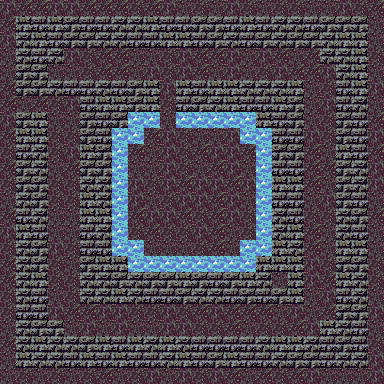

A level layout from a 2D game, rendered from its tile map. Below: a short description, then the map file with its tile-grid data intact:
An orthogonal 24x24 tile map with 16x16 px tiles, 1 tile layer (tile) and 55 objects.

<map version="1.0" tiledversion="1.1.2" orientation="orthogonal" renderorder="right-down" width="24" height="24" tilewidth="16" tileheight="16" infinite="0" nextobjectid="98">
 <tileset firstgid="1" source="tileset.tsx" />
 <layer name="tile" width="24" height="24">
  <data encoding="csv">
9,8,8,9,9,8,8,8,7,8,9,6,7,6,9,7,6,7,7,6,6,9,7,8,
8,3,5,3,4,5,5,2,2,3,5,5,4,4,5,3,5,2,2,5,4,4,4,6,
9,2,3,5,4,4,2,2,5,5,3,3,5,4,2,5,4,2,4,4,2,3,3,6,
6,2,5,2,9,7,8,8,6,6,7,9,8,8,9,6,9,8,6,8,2,2,3,7,
6,4,4,6,6,7,8,8,6,9,7,9,8,6,9,6,7,9,8,8,9,2,3,6,
8,4,4,2,5,5,2,5,4,3,9,3,5,3,3,2,2,2,3,6,7,5,3,9,
8,6,8,7,9,5,3,3,4,3,7,5,4,2,3,5,5,3,4,6,9,5,2,6,
9,4,3,6,6,4,5,4,14,14,6,14,14,14,14,14,3,5,4,6,7,4,5,8,
8,3,3,7,7,4,5,14,14,8,9,7,6,6,9,14,14,5,5,9,7,4,5,9,
7,5,2,7,9,3,4,14,8,6,9,7,8,9,9,8,14,4,4,8,6,3,5,8,
8,4,2,6,8,4,4,14,6,6,9,7,6,8,9,6,14,5,5,8,8,4,2,9,
7,4,4,7,7,2,2,14,9,7,9,8,9,9,8,9,14,3,3,8,6,4,2,9,
6,2,4,7,7,3,2,14,9,6,7,9,9,8,9,6,14,5,5,6,9,4,5,6,
8,5,2,6,6,3,3,14,8,9,9,8,7,8,9,7,14,2,5,7,7,2,4,8,
9,3,5,6,6,5,2,14,7,8,7,7,9,8,6,7,14,2,3,8,6,2,5,6,
7,2,4,9,7,5,5,14,14,6,6,6,7,8,6,14,14,3,2,8,6,3,3,6,
8,2,4,7,6,4,3,3,14,14,14,14,14,14,14,14,3,3,3,9,7,4,4,7,
8,2,3,7,7,2,2,4,2,4,4,3,4,5,4,3,2,6,3,9,8,3,2,7,
7,2,5,6,7,2,2,3,2,5,5,4,2,2,5,4,5,4,3,6,9,5,2,6,
7,5,5,9,8,8,9,9,7,7,9,7,8,9,8,8,8,6,9,6,8,4,4,9,
6,2,4,4,6,9,6,9,6,6,9,9,7,7,8,6,7,7,8,9,3,2,5,6,
8,2,3,2,2,4,3,5,3,2,3,2,5,5,5,5,2,3,3,2,5,4,5,7,
6,3,2,2,5,3,5,3,5,5,2,3,5,4,3,5,5,2,4,4,5,2,2,9,
6,7,6,7,6,7,8,6,7,9,6,9,7,9,8,6,8,7,8,9,6,6,6,9
</data>
 </layer>
 <objectgroup name="furniture">
  <object id="30" gid="49" x="48" y="80" width="16" height="16">
   <properties>
    <property name="activationtarget" value="[[10,5]]" />
   </properties>
  </object>
  <object id="35" gid="10" x="16" y="112" width="16" height="16" />
  <object id="39" gid="84" x="64" y="112" width="16" height="16" />
  <object id="40" gid="52" x="144" y="160" width="16" height="16" />
  <object id="41" gid="52" x="224" y="160" width="16" height="16" />
  <object id="42" gid="52" x="224" y="240" width="16" height="16" />
  <object id="43" gid="52" x="144" y="240" width="16" height="16" />
  <object id="44" gid="12" x="160" y="96" width="16" height="16" />
  <object id="46" gid="83" x="192" y="240" width="16" height="16" />
  <object id="49" gid="68" x="176" y="192" width="16" height="16" />
  <object id="50" gid="73" x="64" y="144" width="16" height="16" />
  <object id="51" gid="73" x="48" y="224" width="16" height="16" />
  <object id="52" gid="73" x="80" y="320" width="16" height="16" />
  <object id="53" gid="73" x="160" y="336" width="16" height="16" />
  <object id="54" gid="73" x="224" y="336" width="16" height="16" />
  <object id="55" gid="73" x="272" y="320" width="16" height="16" />
  <object id="56" gid="73" x="320" y="256" width="16" height="16" />
  <object id="57" gid="73" x="304" y="176" width="16" height="16" />
  <object id="58" gid="73" x="304" y="80" width="16" height="16" />
  <object id="59" gid="73" x="224" y="80" width="16" height="16" />
  <object id="60" gid="73" x="144" y="64" width="16" height="16" />
  <object id="61" gid="73" x="80" y="64" width="16" height="16" />
  <object id="62" gid="70" x="192" y="192" width="16" height="16">
   <properties>
    <property name="description" value="" />
   </properties>
  </object>
  <object id="64" gid="83" x="176" y="240" width="16" height="16" />
  <object id="65" gid="84" x="272" y="288" width="16" height="16" />
  <object id="70" gid="82" x="64" y="160" width="16" height="16" />
  <object id="71" gid="82" x="64" y="128" width="16" height="16" />
  <object id="72" gid="82" x="48" y="192" width="16" height="16" />
  <object id="73" gid="82" x="64" y="224" width="16" height="16" />
  <object id="74" gid="82" x="48" y="272" width="16" height="16" />
  <object id="75" gid="82" x="64" y="240" width="16" height="16" />
  <object id="76" gid="82" x="64" y="304" width="16" height="16" />
  <object id="77" gid="82" x="64" y="336" width="16" height="16" />
  <object id="78" gid="82" x="96" y="320" width="16" height="16" />
  <object id="79" gid="82" x="128" y="320" width="16" height="16" />
  <object id="80" gid="82" x="176" y="336" width="16" height="16" />
  <object id="81" gid="82" x="208" y="320" width="16" height="16" />
  <object id="82" gid="82" x="240" y="336" width="16" height="16" />
  <object id="83" gid="82" x="288" y="320" width="16" height="16" />
  <object id="84" gid="82" x="320" y="288" width="16" height="16" />
  <object id="85" gid="82" x="304" y="256" width="16" height="16" />
  <object id="86" gid="82" x="320" y="224" width="16" height="16" />
  <object id="87" gid="82" x="320" y="192" width="16" height="16" />
  <object id="88" gid="82" x="304" y="160" width="16" height="16" />
  <object id="89" gid="82" x="320" y="128" width="16" height="16" />
  <object id="90" gid="82" x="304" y="96" width="16" height="16" />
  <object id="91" gid="82" x="288" y="64" width="16" height="16" />
  <object id="92" gid="82" x="256" y="80" width="16" height="16" />
  <object id="93" gid="82" x="224" y="64" width="16" height="16" />
  <object id="94" gid="82" x="192" y="80" width="16" height="16" />
  <object id="95" gid="82" x="144" y="80" width="16" height="16" />
  <object id="96" gid="82" x="112" y="64" width="16" height="16" />
  <object id="97" gid="82" x="80" y="80" width="16" height="16" />
 </objectgroup>
 <objectgroup name="description">
  <object id="67" x="48" y="96" width="16" height="16">
   <properties>
    <property name="text" value="You step in a narrow corridor. The floor is covered with small stones and spikes." />
   </properties>
  </object>
  <object id="68" x="160" y="112" width="16" height="16">
   <properties>
    <property name="text" value="You see two teleportation circles at the back of the room." />
   </properties>
  </object>
 </objectgroup>
</map>
